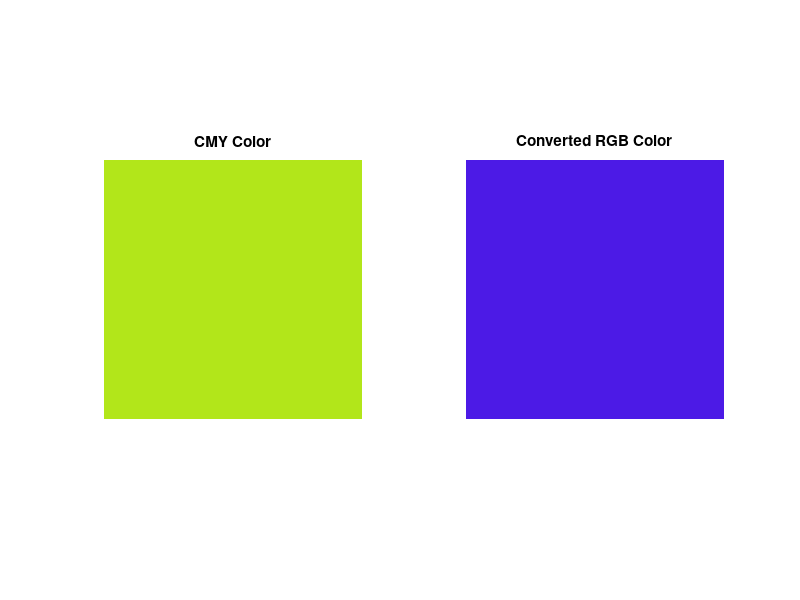

The MATLAB source for this figure:
%% CMY to RGB Conversion

% Given CMY values (0-1)
C = 0.70;
M = 0.90;
Y = 0.10;

% CMY to RGB conversion
R = 1 - C;
G = 1 - M;
B = 1 - Y;

% Display numeric results
fprintf('R = %.3f\n', R);
fprintf('G = %.3f\n', G);
fprintf('B = %.3f\n', B);

% Create 1x1 RGB and CMY color blocks for display
cmy_image = cat(3, C, M, Y);   % CMY color
rgb_image = cat(3, R, G, B);   % Converted RGB color

% Display figures
figure;
subplot(1,2,1), imshow(cmy_image), title('CMY Color');
subplot(1,2,2), imshow(rgb_image), title('Converted RGB Color');
